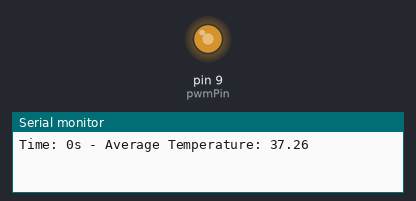
A sketch run on a simulated Arduino Uno, built with avr-gcc and run on an emulated ATmega328P. On the bench: output pins drawn as LEDs (lit = HIGH), the last lines printed to the serial monitor. Random numbers use the default seed unless the sketch sets one. At 10.0 s the program stops and its outputs stay as they are.

Above: at 0.1 s.
At 3.1 s:
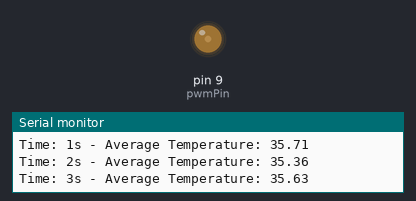
At 10.1 s:
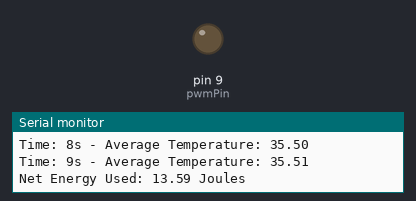
Timing chart, 0 to 11.5 s (numbered marks = the images above):
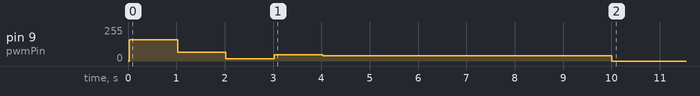

Measured:
- by itself, pin 9 (pwmPin): 0/255 → 160/255 at 0.02 s, → 66/255 1.0 s later, → 18/255 1.0 s later, → 48/255 1.0 s later, … (10 changes in this stretch)

The sketch:

sketch_jul4a.ino
```cpp
// Define pin for PWM output
const int pwmPin = 9;

// PID constants
const float Kp = 0.01;
const float Ki = 0.001;
const float Kd = 0.00001;
const float setpoint = 35.0;

// PID variables
float integral = 0;
float previous_error = 0;
const float time_step = 1.0;// in seconds

// Energy usage variable
double net_energy_used = 0.0; // Using double for precision

// Simulation parameters
const float heat_gain_rate = 0.5; // Adjust based on your system
const float heat_expulsion_factor = 0.1; // Adjust based on fan efficiency
float fan_speed = 0.0;
// PID limits
const float maxIntegral = 10.0;

float current_temperatures[6][15];

void setup() {
  // Initialize serial communication
  Serial.begin(9600);

  // Introduce random initial temperatures
  for (int i = 0; i < 6; i++) {
    for (int j = 0; j < 15; j++) {
      current_temperatures[i][j] = random(30, 45); // Randomize initial temperatures
    }
  }

  // Set PWM pin as output
  pinMode(pwmPin, OUTPUT);
}

void loop() {
  static float simulation_duration = 10.0;

  float a = millis();

  // Simulation loop
  if (a < simulation_duration * 1000) {
    float control_signal = 0.0;
    float fs=0.0;
    // Update control signals and fan speeds for each sensor
    for (int i = 0; i < 6; i++) {
      for (int j = 0; j < 15; j++) {
        // Get updated temperature
        current_temperatures[i][j] = update_temperature(fan_speed, time_step, current_temperatures[i][j]);
        // Calculate PID control signal
        control_signal = pidUpdate(current_temperatures[i][j], time_step);
        current_temperatures[i][j] += control_signal;
        fs+= control_signal;
      }
    }
    //Calculate average temperature
    float avg_temp = calculateAverageTemperature(current_temperatures);
    Serial.print("Time: ");
    Serial.print(millis() / 1000);
    Serial.print("s - Average Temperature: ");
    Serial.println(avg_temp);
    //Serial.println(fs);
    // Map average fan speed to PWM value
    int pwm_value = mapFloat((abs(fs/90)), 0, 0.05, 0, 255);
    analogWrite(pwmPin, pwm_value);
    float dutyCycle = pwm_value / 255.0;
    //Serial.println(pwm_value);
    //Serial.println(dutyCycle);
    // Calculate and accumulate energy usage
    double power = 6.6 * dutyCycle; // Power in watts (using double for precision)
    net_energy_used += power * time_step;// Accumulate energy (power * time)
    fan_speed = dutyCycle * 32.46 ;
    }
  else {
    // Simulation completed, stop the fans
    analogWrite(pwmPin, 0);

    // Print net energy used
    Serial.print("Net Energy Used: ");
    Serial.print(net_energy_used);
    Serial.println(" Joules"); // Assuming time_step is in seconds, energy will be in Joules

    // Prevent further execution
    while (true);
  }
  float b = millis();
  float extra = 1000 - (b - a);
  delay(extra);
}

float pidUpdate(float current_value, float dt) {
  float error = setpoint - current_value;
  integral += error * dt;
  // Anti-windup: Limit integral to a maximum value
  integral = constrain(integral, -maxIntegral, maxIntegral);
  float derivative = (error - previous_error) / dt;
  float output = Kp * error + Ki * integral + Kd * derivative;
  previous_error = error;
  return output; // Output limiting
}

float mapFloat(float x, float in_min, float in_max, float out_min, float out_max) {
  return (x - in_min) * (out_max - out_min) / (in_max - in_min) + out_min;
}

float calculateAverageTemperature(float temperatures[6][15]) {
  float sum = 0;
  for (int i = 0; i < 6; i++) {
    for (int j = 0; j < 15; j++) {
      sum += temperatures[i][j];
    }
  }
  return sum / (6 * 15);
}

float update_temperature(float current_fanspeed, float dt, float prev_temperature) {
  float heat_expulsion_rate = heat_expulsion_factor * current_fanspeed;
  float new_temperature = prev_temperature + (heat_gain_rate - heat_expulsion_rate) * dt;
  return new_temperature;
}
```
